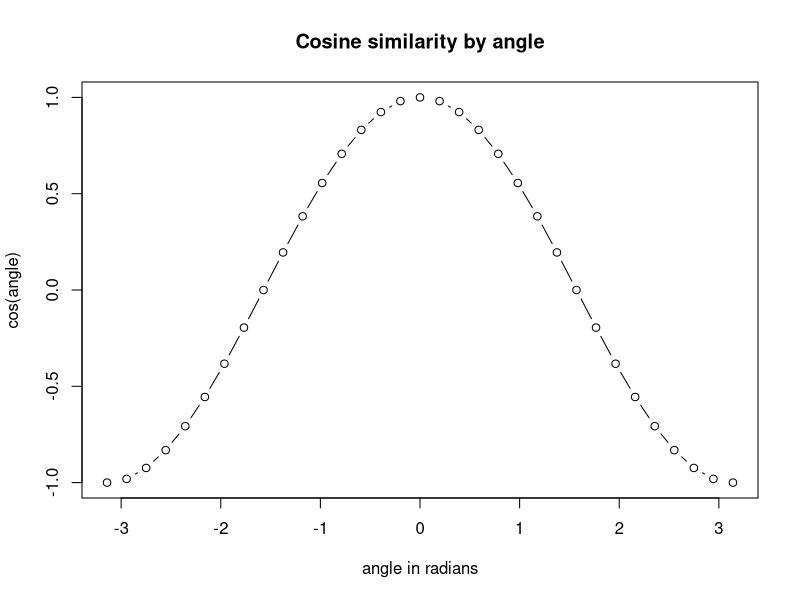

R code for this plot:
install.packages("tm")
install.packages("NLP")
install.packages("SnowballC")
install.packages("slam")

library(tm)
library(SnowballC)
library(slam)

doc1 <- "Stray cats are running all over the place. I see 10 a day!"
doc2 <- "Cats are killers. They kill billions of animals a year."
doc3 <- "The best food in Columbus, OH is   the North Market."
doc4 <- "Brand A is the best tasting cat food around. Your cat will love it."
doc5 <- "Buy Brand C cat food for your cat. Brand C makes healthy and happy cats."
doc6 <- "The Arnold Classic came to town this weekend. It reminds us to be healthy."
doc7 <- "I have nothing to say. In summary, I have told you nothing."

doc.list <- list(doc1, doc2, doc3, doc4, doc5, doc6, doc7)
N.docs <- length(doc.list)
names(doc.list) <- paste0("doc", c(1:N.docs))

query <- "Healthy cat food"

my.docs <- VectorSource(c(doc.list, query))
my.docs$Names <- c(names(doc.list), "query")

my.corpus <- Corpus(my.docs)
my.corpus

getTransformations()
my.corpus <- tm_map(my.corpus, removePunctuation)
content(my.corpus[[1]])


my.corpus <- tm_map(my.corpus, stemDocument)
content(my.corpus[[1]])

my.corpus <- tm_map(my.corpus, removeNumbers)
my.corpus <- tm_map(my.corpus, content_transformer(tolower))
my.corpus <- tm_map(my.corpus, stripWhitespace)
content(my.corpus[[1]])

term.doc.matrix.stm <- TermDocumentMatrix(my.corpus)
inspect(term.doc.matrix.stm[0:14, ])

term.doc.matrix <- as.matrix(term.doc.matrix.stm)

cat("Dense matrix representation costs", object.size(term.doc.matrix), "bytes.\n", 
    "Simple triplet matrix representation costs", object.size(term.doc.matrix.stm), 
    "bytes.")

get.tf.idf.weights <- function(tf.vec) {
  # Computes tfidf weights from term frequency vector
  n.docs <- length(tf.vec)
  doc.frequency <- length(tf.vec[tf.vec > 0])
  weights <- rep(0, length(tf.vec))
  weights[tf.vec > 0] <- (1 + log2(tf.vec[tf.vec > 0])) * log2(n.docs/doc.frequency)
  return(weights)
}

# For a word appearing in 4 of 6 documents, occurring 1, 2, 3, and 6 times"
get.tf.idf.weights(c(1, 2, 3, 0, 0, 6))

tfidf.matrix <- t(apply(term.doc.matrix, 1,
                        FUN = function(row) {get.tf.idf.weights(row)}))
colnames(tfidf.matrix) <- colnames(term.doc.matrix)

tfidf.matrix[0:3, ]

##Dot Product Geometry

angle <- seq(-pi, pi, by = pi/16)
plot(cos(angle) ~ angle, type = "b", xlab = "angle in radians",
     main = "Cosine similarity by angle")


tfidf.matrix <- scale(tfidf.matrix, center = FALSE,
                      scale = sqrt(colSums(tfidf.matrix^2)))
tfidf.matrix[0:3, ]


query.vector <- tfidf.matrix[, (N.docs + 1)]
tfidf.matrix <- tfidf.matrix[, 1:N.docs]

doc.scores <- t(query.vector) %*% tfidf.matrix

results.df <- data.frame(doc = names(doc.list), score = t(doc.scores),
                         text = unlist(doc.list))
results.df <- results.df[order(results.df$score, decreasing = TRUE), ]

options(width = 2000)
print(results.df, row.names = FALSE, right = FALSE, digits = 2)

## We now calculate precision, recall and F-Score


#recall is the number of correct results(doc5) divided by the number of results that should have been returned.
recall<-1/2

#50%.
#It is trivial to achieve recall of 100% by returning all documents in response to any query. 
#Therefore, recall alone is not enough but one needs to measure the number of non-relevant documents also, 
#for example by computing the precision.

#precision=Fraction of the retrieved documents that are relevant to the query. Let us consider the top-most
#results of our search to deicde on relevant documents. As we did ranking of all the documents, we
#doc5 and doc4 are relevant to our query.The retrieved documents are 7.

precision<-2/7
#28.5%

# The F1 score (also F-score or F-measure) is a measure of a test's accuracy 
# It is the harmonic mean of precision and recall which is given by-
# 2*[(precision*recall)/(precision+recall)]
F.score<-2*((precision*recall)/(precision+recall))
F.score
#--------------------------------------
